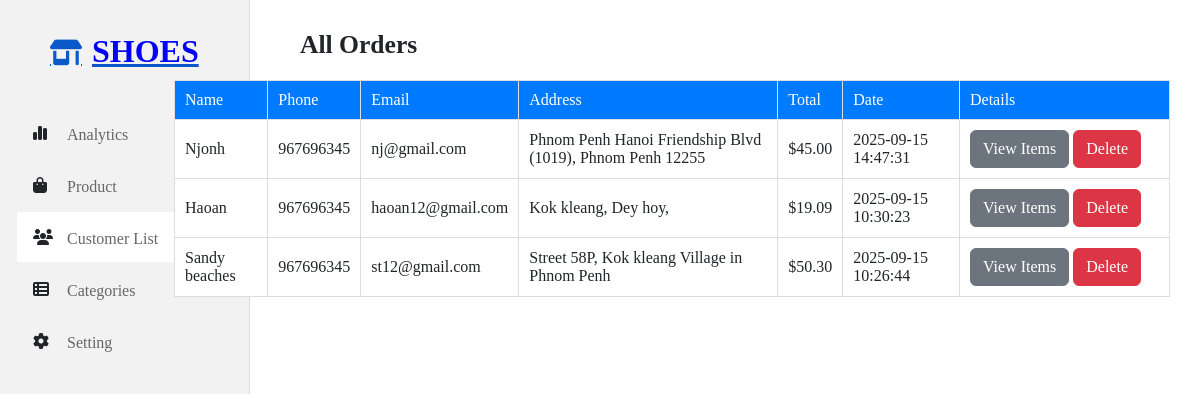
/customer.php, run on the app's committed database.
### tables this page shows
CREATE TABLE `orders` (
  `order_id` int(11) NOT NULL,
  `customer_name` varchar(100) DEFAULT NULL,
  `customer_email` varchar(210) NOT NULL,
  `customer_phone` int(11) NOT NULL,
  `customer_address` varchar(210) NOT NULL,
  `total_amount` decimal(10,2) DEFAULT NULL,
  `total` decimal(11,2) DEFAULT NULL,
  `order_date` datetime DEFAULT current_timestamp()
);

### customer.php (the view, shortened to what this page needs)
<?php
$mysqli = new mysqli("localhost", "root", "", "store_db");
$result = $mysqli->query("SELECT * FROM orders ORDER BY order_date DESC");
?>
</html><!DOCTYPE html>
<html lang="en">
<head>
    <link rel="stylesheet" href="https://cdnjs.cloudflare.com/ajax/libs/font-awesome/6.4.2/css/all.min.css" />
    <link href="https://cdn.jsdelivr.net/npm/bootstrap@5.3.3/dist/css/bootstrap.min.css" rel="stylesheet">
    <link rel="stylesheet" href="https://cdn.jsdelivr.net/npm/swiper@11/swiper-bundle.min.css" />
</head>
<body>
    <div class="header-contain">
        <div class="left-menu">
            <a href="index.php">
                <div class="logo">
                    <i class="fa-solid fa-shop"></i>
                    <h2>SHOES</h2>
                </div>
            </a>
            <div class="menu">
                <li><i class="fa-solid fa-chart-simple"></i><a href="Dashbaord.php">Analytics</a></li>
                <li><i class="fa-solid fa-bag-shopping"></i><a href="stock-products.php">Product</a></li>
                <li><i class="fa-solid fa-users"></i><a href="customer.php">Customer List</a></li>
                <li><i class="fa-solid fa-table-list"></i><a href="categories_list.php">Categories</a></li>
                <li><i class="fa-solid fa-gear"></i><a href="#">Setting</a></li>
            </div>
        </div>
        <h2 class="oderText">All Orders</h2>
        <table>
            <tr>
                <th>Name</th>
                <th>Phone</th>
                <th>Email</th>
                <th>Address</th>
                <th>Total</th>
                <th>Date</th>
                <th>Details</th>
            </tr>
            <?php if ($result && $result->num_rows > 0): ?>
            <?php while($row = $result->fetch_assoc()): ?>
                <tr>
                    <td><?php echo $row['customer_name'];?></td>
                    <td><?php echo $row['customer_phone'];?></td>
                    <td><?php echo $row['customer_email'];?></td>
                    <td><?php echo $row['customer_address'];?></td>
                    <td>$<?php echo $row['total'];?></td>
                    <td><?php echo $row['order_date'];?></td>
                    <td style="width: 210px;">
                        <button type="button" class="btn btn-secondary">
                            <a style="color: #fff; text-decoration: none;" href="order_details.php?id=<?php echo $row['order_id'];?>">View Items</a>
                        </button>
                        <button type="button" class="btn btn-danger">
                            <a style="color: #fff; text-decoration: none;" href="customer.php?delete=<?php echo $row['order_id']; ?>" onclick="return confirm('Delete this Customer?')">Delete</a>
                        </button>
                    </td>
                </tr>
            <?php endwhile; ?>
            <?php else: ?>
                <tr><td colspan="4">No categories found.</td></tr>
            <?php endif; ?>
        </table>
    </div>
</body>
</html>

### customer.php (style rules this page uses)
* { margin: 0; padding: 0; box-sizing: border-box; font-family: "KH KSH text1"; font-style: normal; font-weight: normal; }
body { height: 100vh; display: flex; place-content: center; overflow-y: auto; }
.header-contain { position: relative; width: 100%; height: 100vh; background: #fff; }
.left-menu { position: fixed; width: 250px; height: 100vh; background: #f2f2f2; top: 0; left: 0; border-right: 1px solid #ddd; }
.left-menu .logo { padding: 40px 50px; display: block; position: relative; display: flex; cursor: pointer; }
.left-menu .logo i { font-size: 1.6rem; }
.left-menu .logo h2 { color: #0000ff; font-weight: bolder; position: relative; padding: 10px 10px; bottom: 18px; }
.menu { position: relative; left: 15px; bottom: 40px; }
.menu li { height: 50px; width: 220px; background: none; margin: 2px; list-style: none; cursor: pointer; position: relative; }
.menu li:nth-child(3) { background: #fff; border-right: 2px solid #0000ff; }
.menu li::before { content: ""; position: absolute; width: 100%; height: 1px; bottom: 0; left: 0; }
.menu li a { text-decoration: none; font-size: 1rem; color: #666; padding: 0 50px; position: relative; top: 15px; }
.menu li i { position: absolute; left: 16px; top: 17px; }
.oderText { position: absolute; top: 30px; left: 300px; font-size: 1.6rem; font-weight: bold; }
table { width: 83%; border-collapse: collapse; background: #fff; position: absolute; top: 80px; right: 30px; padding: 10px; }
th { background: #007bff; color: #fff; }
th, td { border: 1px solid #ddd; padding: 10px; text-align: left; }

### data on the page
orders: customer_name "Njonh", customer_phone "967696345", customer_email "nj@gmail.com", customer_address "Phnom Penh Hanoi Friendship Blvd (1019), Phnom Penh 12255", total "45.00", order_date "2025-09-15 14:47:31"
orders: customer_name "Haoan", customer_phone "967696345", customer_email "haoan12@gmail.com", customer_address "Kok kleang, Dey hoy,", total "19.09", order_date "2025-09-15 10:30:23"
orders: customer_name "Sandy beaches", customer_phone "967696345", customer_email "st12@gmail.com", customer_address "Street 58P, Kok kleang Village in Phnom Penh", total "50.30", order_date "2025-09-15 10:26:44"
